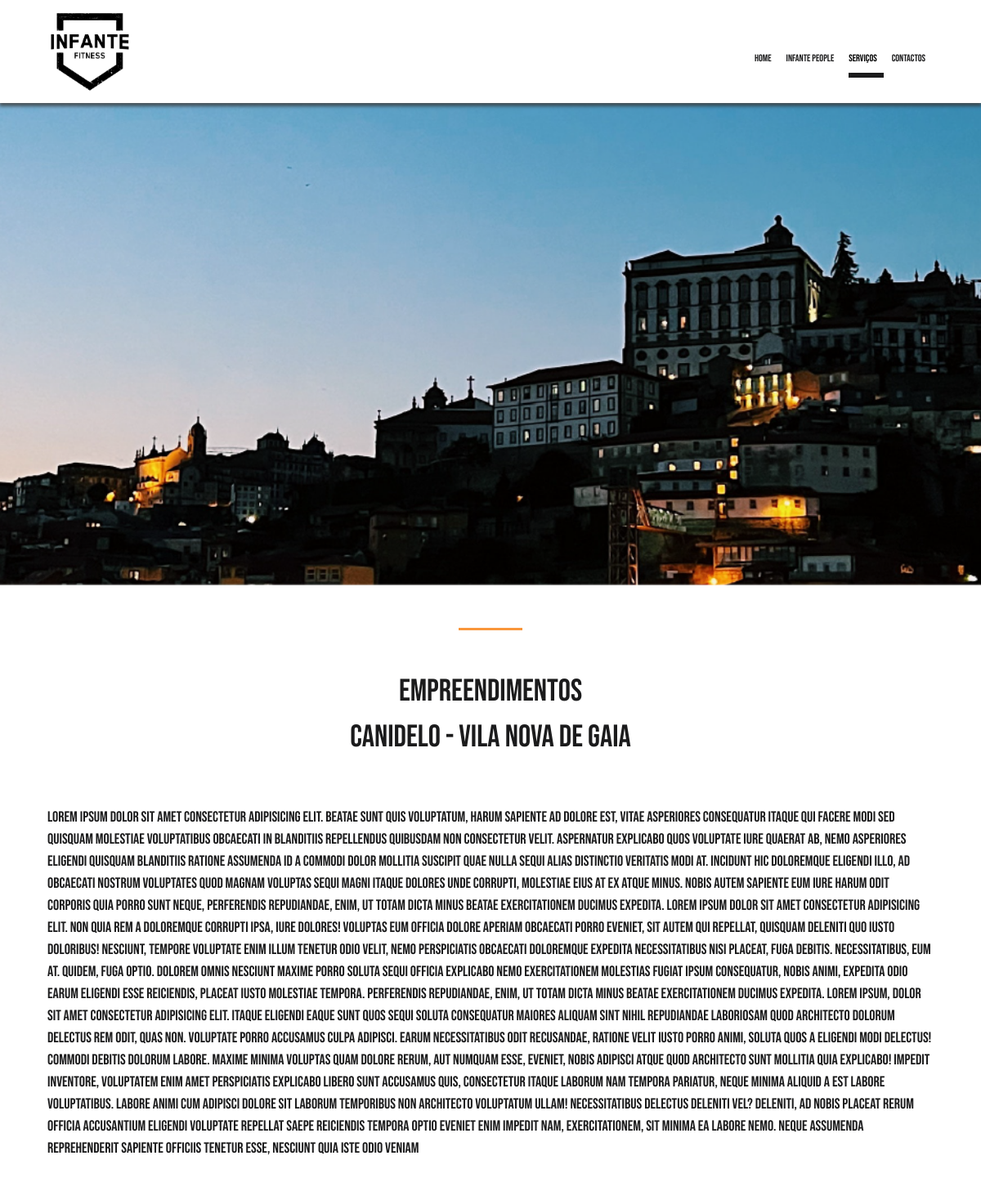
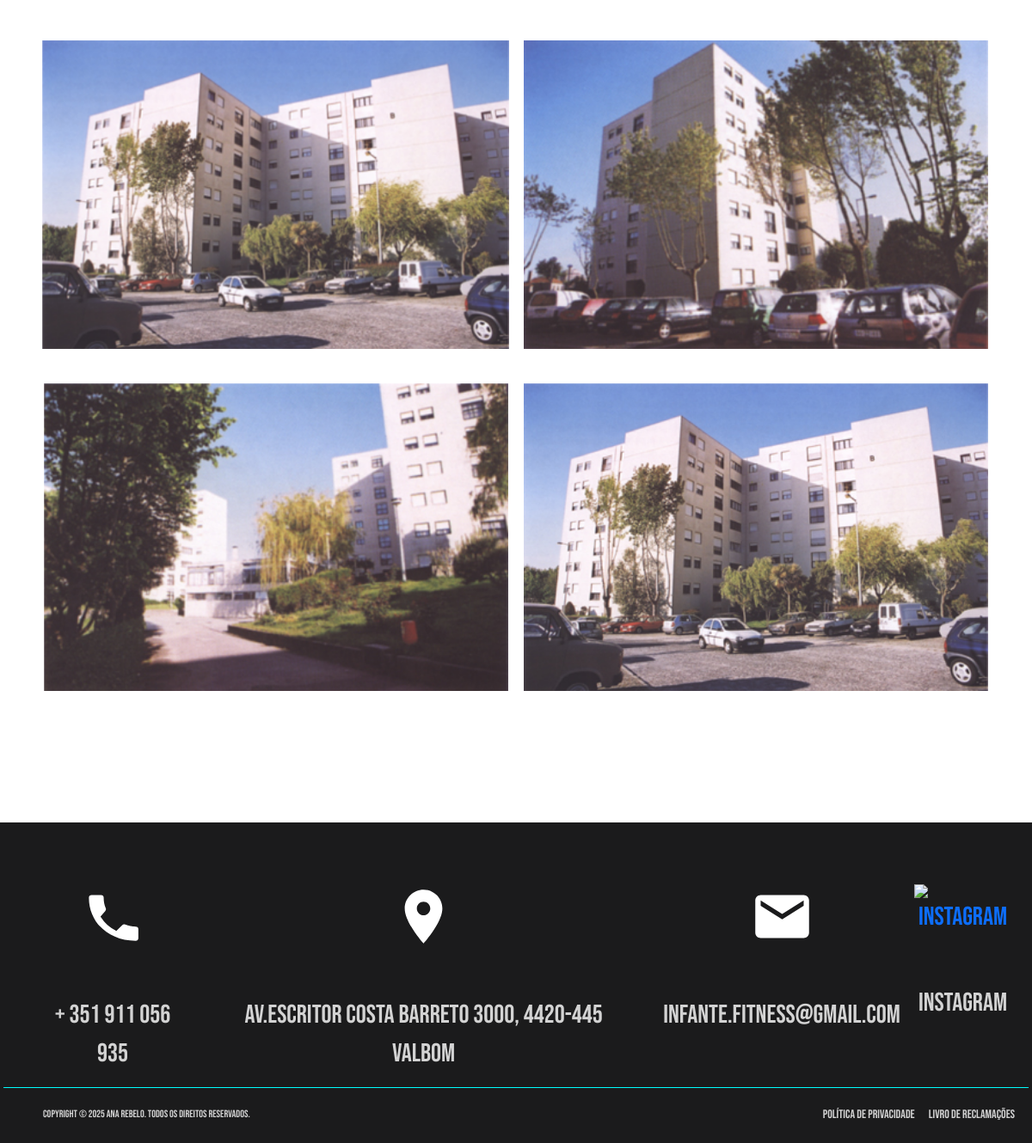
The app's page /empreendimentos.php?id=1 with its own data (2 pictures, top to bottom).
### tables this page shows
CREATE TABLE `banners` (
  `id` int(11) NOT NULL,
  `nome` varchar(100) NOT NULL,
  `imagem` varchar(1000) NOT NULL
);

CREATE TABLE `empreendimentos` (
  `id` int(11) NOT NULL,
  `título` varchar(500) NOT NULL,
  `texto` longtext NOT NULL,
  `imagem_1` varchar(1000) NOT NULL,
  `imagem_2` varchar(1000) NOT NULL,
  `imagem_3` varchar(1000) NOT NULL,
  `imagem_4` varchar(1000) NOT NULL
);

CREATE TABLE `contactos` (
  `id` int(11) NOT NULL,
  `telefone` varchar(200) NOT NULL,
  `morada` varchar(500) NOT NULL,
  `email` varchar(500) NOT NULL,
  `link_facebook` varchar(1000) NOT NULL
);

### empreendimentos.php (called while the page is built, shortened)
<?php
$menu_atual = "empreendimentos";
$showCarousel = false;
$showContactos = true;
require("componentes/header.php");
require("views/empreendimentos_view.php");
require("componentes/footer.php");
?>

### helpers/base_dados_helper.php (called while the page is built, shortened)
<?php
$conexao = new PDO("mysql:host=localhost;dbname=infante_fitness_bd;charset=utf8mb4", "root", "");
function selectSQL($sql){
    global $conexao;
    $pesquisa = $conexao->query($sql);
    $resultado = $pesquisa->fetchALL(PDO::FETCH_ASSOC);
    return $resultado;
}
function selectSQLUnico($sql){
    global $conexao;
    $pesquisa = $conexao->query($sql);
    $resultado = $pesquisa->fetch(PDO::FETCH_ASSOC);
    return $resultado;
}
?>

### helpers/banner_helper.php (called while the page is built, shortened)
<?php
function getBanner(){
    $resultado = selectSQL("SELECT * FROM banners");
    return $resultado;
}
?>

### helpers/empreendimentos_helper.php (called while the page is built, shortened)
<?php
function getEmpreendimentoEspecifico($id){
    $resultado = selectSQLUnico("SELECT * FROM empreendimentos WHERE id= $id");
    return $resultado;
}
?>

### helpers/contactos_helper.php (called while the page is built)
<?php
function getContactos(){
    $resultado = selectSQLUnico("SELECT * FROM contactos");
    return $resultado;
}
?>

### views/empreendimentos_view.php (the view, shortened to what this page needs)
<?php
$form = isset($_GET["id"]);
if($form){
    $id = $_GET["id"];
    $empreendimento_especifico = getEmpreendimentoEspecifico($id);
}
?>
<?php if(!empty($empreendimento_especifico)): ?>
<main class="container">
    <div class="row conteudo_simples d-none d-sm-block">
        <div class="col">
            <div class="linha_laranja m-auto"></div>
        </div>
        <div class="col bem_vindo">
            <p>Empreendimentos</p>
            <div class="bem_vindo_subtitulo"><?= $empreendimento_especifico["título"]; ?></div>
        </div>
    </div>
    <div class="row conteudo_simples d-none d-sm-block px-3">
        <div class="col-12">
            <div class="textos_main texto1"><?= $empreendimento_especifico["texto"]; ?></div>
        </div>
    </div>
    <div class="row m-auto d-flex flex-row justify-content-center mt-5">
        <?php for($i=1; $i<=4; $i++): ?>
            <?php if(!empty($empreendimento_especifico["imagem_$i"])): ?>
                <div class="col-xl-6 col-lg d-flex flex-row justify-content-center casas_ferias">
                    <img src="<?= $empreendimento_especifico["imagem_$i"]; ?>" alt="<?= $empreendimento_especifico["imagem_$i"]; ?>">
                </div>
            <?php endif; ?>
        <?php endfor; ?>
    </div>
</main>
<?php endif; ?>

### componentes/header.php (shortened to what this page needs)
<?php
$carousel = getCarousel();
$banner = getBanner();
?>
<!DOCTYPE html>
<html lang="pt">
<head>
    <link rel="stylesheet" href="css/style.css">
    <link href="https://cdn.jsdelivr.net/npm/bootstrap@5.3.3/dist/css/bootstrap.min.css" rel="stylesheet">
</head>
<body onload="scrollAutomatico('<?= $menu_atual; ?>')">
    <header class="container-fluid">
        <div class="row d-none d-sm-block">
            <div class="col p-0 m-0">
                <nav class="navbar_desktop navbar px-5 navbar-expand-lg ">
                    <div class="container-fluid">
                        <a class="navbar-brand"><img id="logo" src="uploads/logo_sem_fundo.png" alt="logo.png"></a>
                        <div class="collapse navbar-collapse d-flex justify-content-end align-items-end" id="navbarSupportedContent">
                            <ul class="navbar-nav pt-4">
                                <li class="nav-item">
                                    <a class="nav-link px-0 <?= ($menu_atual == "home") ? "active" : ""; ?>" aria-current="page" href="index.php">Home</a>
                                </li>
                                 <li class="nav-item">
                                    <a class="nav-link px-0 <?= ($menu_atual == "infante_people") ? "active" : ""; ?>" href="infante_people.php">Infante People</a>
                                </li>
                                 <li class="nav-item dropdown">
                                    <a class="nav-link px-0 <?= ($menu_atual == "empreendimentos") ? "active" : ""; ?>" href="empreendimentos.php" role="button" data-bs-toggle="dropdown" aria-expanded="false" id="link_empreendimentos">
                                        Serviços
                                    </a>
                                </li>
                                 <li class="nav-item">
                                    <a class="nav-link px-0 <?= ($menu_atual == "contactos") ? "active" : ""; ?>" href="contactos.php">Contactos</a>
                                </li>
                            </ul>
                        </div>
                    </div>
                </nav>
            </div>
        </div>
        <?php if ($showCarousel): ?>
            <div class="row d-none d-sm-block">
                <div class="col p-0">
                    <div id="carouselExampleIndicators" class="carousel slide" data-bs-ride="carousel">
                        <div class="carousel-indicators">
                            <?php foreach($carousel as $i => $c): ?>
                                <button type="button" data-bs-target="#carouselExampleIndicators" data-bs-slide-to="<?= $i; ?>" <?= ($i == 0) ? 'class="active" aria-current="true"' : ''; ?> aria-label="Slide <?= $i + 1; ?>"></button>
                            <?php endforeach; ?>
                        </div>
                        <div class="carousel-inner">
                            <?php foreach($carousel as $i => $c): ?>
                                <div class="carousel-item <?= ($i == 0) ? "active" : ""; ?>" data-bs-interval="3000">
                                    <img src="<?= $c["imagem"]; ?>" class="d-block w-100" alt="...">
                                </div>
                            <?php endforeach; ?>
                        </div>
                    </div>
                </div>
            </div>
            <div class="row d-block d-sm-none">
                <div class="col p-0" id="carousel_mobile">
                    <div id="carouselExampleIndicators" class="carousel slide" data-bs-ride="carousel">
                        <div class="carousel-indicators">
                        <button type="button" data-bs-target="#carouselExampleIndicators" data-bs-slide-to="0" class="active" aria-current="true" aria-label="Slide 1"></button>
                        <button type="button" data-bs-target="#carouselExampleIndicators" data-bs-slide-to="1" aria-label="Slide 2"></button>
                        <button type="button" data-bs-target="#carouselExampleIndicators" data-bs-slide-to="2" aria-label="Slide 3"></button>
                        </div>
                        <div class="carousel-inner">
                            <div class="carousel-item active" data-bs-interval="3000">
                                <img src="uploads/BannerHome.png" class="d-block w-100" alt="BannerHome.png">
                            </div>
                            <div class="carousel-item" data-bs-interval="3000">
                                <img src="uploads/BannerContactos_1.png" class="d-block w-100" alt="BannerContactos_1.png">
                            </div>
                            <div class="carousel-item" data-bs-interval="3000">
                                <img src="uploads/BannerSocios.png" class="d-block w-100" alt="BannerSocios.png">
                            </div>
                        </div>
                    </div>
                </div>
           </div>
        <?php else: ?>
            <div class="row">
                <div class="col p-0 img_cabecalho">
                    <?php if($menu_atual == "quem_somos"):  ?>
                        <img src="<?= $banner[0]["imagem"]; ?>" alt="">
                    <?php elseif ($menu_atual == "socios"): ?>
                        <img src="<?= $banner[1]["imagem"]; ?>" alt="">
                    <?php elseif ($menu_atual == "infante_people"): ?>
                        <img src="<?=$banner[2]["imagem"]; ?>" alt="">
                    <?php elseif ($menu_atual == "destaques" || $menu_atual == "destaque_especifico"): ?>
                        <img src="<?=$banner[3]["imagem"]; ?>" alt="">
                    <?php elseif ($menu_atual == "empreendimentos"): ?>
                        <img src="<?=$banner[4]["imagem"]; ?>" alt="">
                    <?php elseif ($menu_atual == "centro_ferias"): ?>
                        <img src="<?=$banner[5]["imagem"]; ?>" alt="">
                    <?php elseif ($menu_atual == "contactos"): ?>
                        <img src="<?=$banner[6]["imagem"]; ?>" alt="">
                    <?php endif; ?>
                </div>
            </div>
        <?php endif; ?>
    </header>

### componentes/footer.php (shortened to what this page needs)
<?php
$contactos = getContactos();
?>
<footer class="container-fluid p-0">
<?php if($showContactos): ?>
    <div class="row p-1 m-0 d-none d-lg-block" id="area_contactos">
        <div class="col pt-5 d-flex flex-row justify-content-center">
            <div class="conteudo text-center w-100">
                <div class="d-flex flex-row justify-content-evenly contactos ps-4">
                    <div class="d-flex flex-column align-items-center mx-2">
                        <img src="imagens/tel_icon.svg" alt="Telefone">
                        <div class="mt-2"><?= $contactos["telefone"]; ?></div>
                    </div>
                    <div class="d-flex flex-column align-items-center mx-2">
                        <img src="imagens/loc.svg" alt="Localização">
                        <div class="mt-2" id="morada_footer"><?= $contactos["morada"]; ?></div>
                    </div>
                    <div class="d-flex flex-column align-items-center mx-2">
                        <img src="imagens/mail.svg" alt="Email">
                        <div class="mt-2">
                            <a class="email_footer" href="mailto:<?= $contactos['email']; ?>" target="_blank">
                                <?= $contactos['email']; ?>
                            </a>
                        </div>
                    </div>
                    <div class="d-flex flex-column align-items-center mx-2">
                        <a href="https://www.instagram.com/infante.fitness/" target="_blank">
                            <img src="imagens/instagram.png" alt="Instagram" class="instagram_icon">
                            <div class="mt-2 instagram">Instagram</div>
                        </a>
                    </div>
                </div>
            </div>
        </div>
        <div class="linha_footer"></div>
        <div class="d-flex justify-content-between align-items-center flex-wrap px-3 py-2">
            <div class="copyright">
                <a href="https://anacrebelo.eu/" target="_blank">
                    Copyright &copy; <?= date("Y"); ?> Ana Rebelo. Todos os direitos reservados.
                </a>
            </div>
            <div class="text-end d-flex flex-row gap-3 reclamacoes">
                <a href="politica-de-privacidade.html" target="_blank">Política de Privacidade</a>
                <a href="https://www.livroreclamacoes.pt/inicio" target="_blank">Livro de Reclamações</a>
            </div>
        </div>
    </div>
<?php endif; ?>
</footer>
</body>
</html>

### css/style.css (style rules this page uses)
body { font-family: 'Bebas Neue', sans-serif !important; max-width: 1600px !important; min-width: 360px !important; }
:root { --cor-darkblue: #1b1b1c; --cor-branca: #FFFFFF; --cor-laranja: #F9963B; }
a { text-decoration: none !important; }
.navbar { box-shadow: 0px 3px 4px 1px #333333bf; position: relative; z-index: 30; }
.navbar_desktop > div { text-transform: uppercase; }
#logo { width: 100px; height: 100px; }
#navbarSupportedContent .navbar-nav { gap: 10px; }
#navbarSupportedContent { padding-left: 30px; }
.navbar-nav .nav-item > a { width: 100%; font-weight: 500; font-size: 14px; margin-right: 0px !important; color: var(--cor-darkblue); border-bottom: 6px solid var(--cor-branca); }
.navbar-nav .nav-item .active { border-bottom: 6px solid var(--cor-darkblue); }
@media (min-width: 992px) and (max-width: 1200px) { .navbar-nav .nav-item > a { font-size: 12px; padding-right: 8px !important; } }
@media (min-width: 992px) { .container-fluid .navbar-brand { display: flex; flex-direction: row; } }
.img_cabecalho img { object-fit: cover; height: 590px; margin-bottom: 52px; width: 100%; }
@media (max-width: 1200px) { .img_cabecalho img { object-fit: cover; height: 590px; margin-bottom: 52px; } }
.conteudo_simples { margin: auto; background-color: var(--cor-branca); }
.linha_laranja { width: 78px; height: 3px; background-color: var(--cor-laranja); }
.bem_vindo { margin-top: 46px !important; margin-bottom: 80px; text-align: center; color: var(--cor-darkblue); font-weight: 400; font-size: 38px; line-height: 58px !important; }
.bem_vindo_subtitulo { text-align: center; color: var(--cor-darkblue); font-size: 38px; font-weight: 300; margin-top: -18px; margin-bottom: 60px; }
.textos_main { color: var(--cor-darkblue); font-size: 18px; font-weight: 400; }
.texto1 { margin-top: -25px; }
@media (min-width: 993px) { .casas_ferias img { width: 600px !important; margin-bottom: 40px; } }
#area_contactos { margin-top: 112px !important; width: 100%; background-color: var(--cor-darkblue); color: lightgray; }
#area_contactos .contactos { margin-top: -10px; font-size: 30px; font-weight: 300; }
#morada_footer { padding: 0px 30px !important; }
#area_contactos img { width: 75px; height: 75px ; margin-bottom: 47px; }
.contactos img { margin-bottom: 19px; margin-top: 30px; }
.conteudo { color: lightgray; }
.copyright { margin: 10px 0px 0px 30px !important; padding-bottom: 10px; }
.copyright a { color: lightgray; font-size: 12px; font-weight: 300; }
.linha_footer { height: 1px; background-color:aqua; border: none; }
.email_footer { color: lightgray; }
.reclamacoes a { color: lightgray; font-size: 14px; }
.instagram { color: lightgray; }

### records on screen
banners: imagem (picture)
empreendimentos: título "Canidelo - Vila Nova de Gaia", texto "Lorem ipsum dolor sit amet consectetur adipisicing elit. Beatae sunt quis voluptatum, harum sapiente ad dolore est, vitae asperiores consequatur itaque qui facere modi sed quisquam molestiae voluptatibus obcaecati in blanditiis repellendus quibusdam non consectetur velit. Aspernatur explicabo quos voluptate iure quaerat ab, nemo asperiores eligendi quisquam blanditiis ratione assumenda id a commodi dolor mollitia suscipit quae nulla sequi alias distinctio veritatis modi at. Incidunt hic doloremque eligendi illo, ad obcaecati nostrum voluptates quod magnam voluptas sequi magni itaque dolores unde corrupti, molestiae eius at ex atque minus. Nobis autem sapiente eum iure harum odit corporis…", imagem_1 (picture), imagem_2 (picture), imagem_3 (picture), imagem_4 (picture)
contactos: telefone "+ 351 911 056 935", morada "Av.Escritor Costa Barreto 3000, 4420-445 Valbom", email "infante.fitness@gmail.com"
